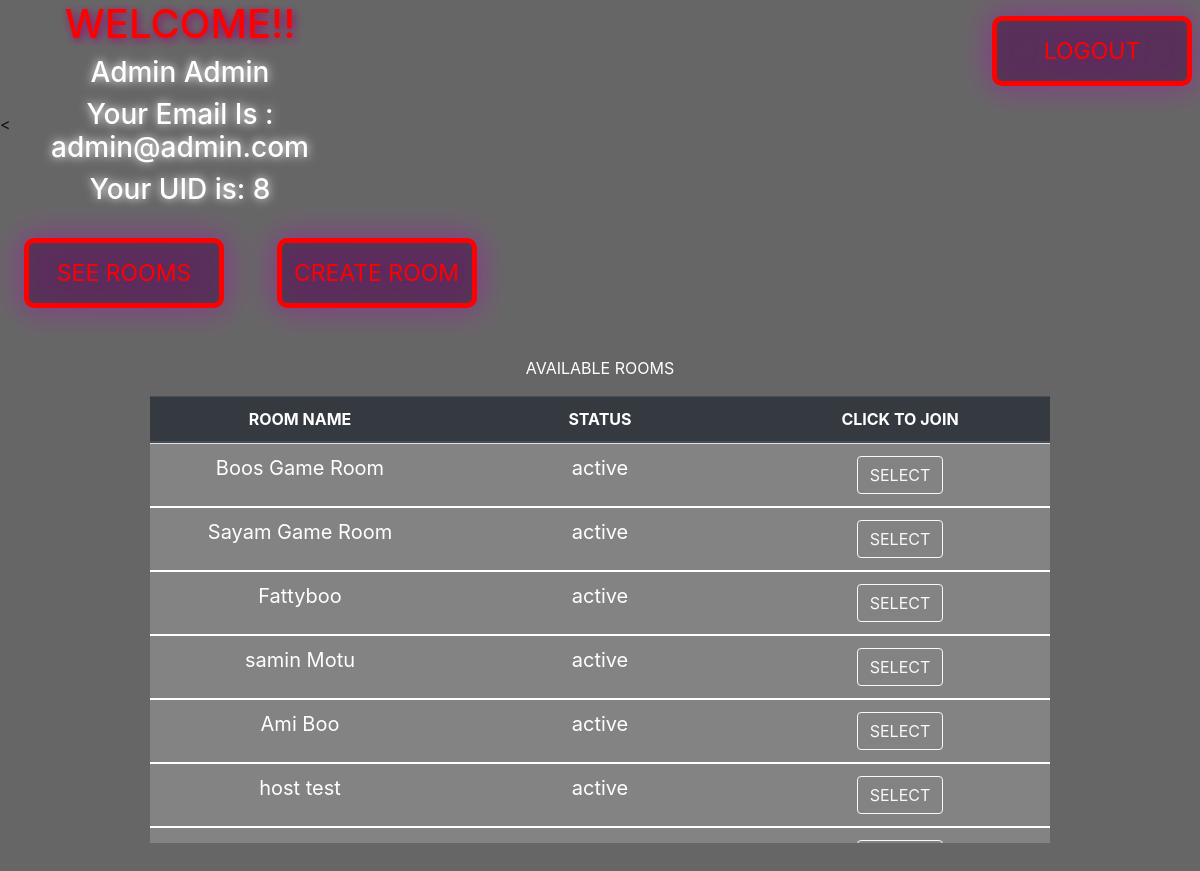
/userprofile.php (signed in), run on the app's committed database.
### tables this page shows
CREATE TABLE `room` (
  `r_id` int(100) NOT NULL,
  `host_uid` int(100) NOT NULL,
  `r_name` varchar(100) NOT NULL,
  `r_pass` varchar(100) NOT NULL,
  `r_status` varchar(100) NOT NULL
);

### userprofile.php (the view, shortened to what this page needs)
<?php
$fname= $_SESSION["fname"];
$lname =$_SESSION["lname"];
$email = $_SESSION["email"];
$uid = $_SESSION["uid"];
			try{
                $conn=new PDO("mysql:host=localhost;dbname=spyfalldb;",'root','');
                $conn->setAttribute(PDO::ATTR_ERRMODE, PDO::ERRMODE_EXCEPTION);
            }
            catch(PDOException $e){
                echo "<script>window.alert('connection error');</script>";
            }
?>
<!DOCTYPE html>
<html>
  <link href="user.css" rel="stylesheet">
  <link href="modal.css" rel="stylesheet">
  <link rel="stylesheet" type="text/css" href="https://stackpath.bootstrapcdn.com/bootstrap/4.3.1/css/bootstrap.min.css">
<body>
  <div class="container">
    <div class="outer">
    	<span id="left">
    		<h1> WELCOME!!  </h1>
  			<h3> <?php echo "$fname "."$lname" ; ?> </h3>
  			<h3>Your Email Is : <?php echo "$email" ; ?> </h3>
  			<h3>Your UID is: <?php echo "$uid" ; ?> </h3>
    	</span>
		<span id="right">
			<button onclick="location.href = 'logout.php';" class="button button2" >LOGOUT</button>
		</span>
    <div class="centre">
      <button onclick="showTable();" class="button button2" style="vertical-align:middle">SEE ROOMS</button>
      <button type="button" class="button button2" data-toggle="modal" data-target="#createRoomModal" style="vertical-align: middle;" >CREATE ROOM</button>
        <div id="roomTableShow" class="table-responsive" style="display: inline;">
          <div style="color: white; text-align: center;">
          	<br>
              <p>AVAILABLE ROOMS</p>
              <table class="table table-hover animate" style="width: 75%; margin: auto;	">
                <thead class="thead-dark" style="color: white; text-align: center;">
                  <tr>
                    <th width="25%">ROOM NAME</th>
                    <th width="25%">STATUS</th>
                    <th width="25%">CLICK TO JOIN</th>
                  </tr>
                </thead>
            </table>
            <div class="scrollTable">
            <table class="table table-hover animate" style="width: 75%; margin: auto; text-align: center;">
                <tbody class="table" style="color: white;">
                  <?php
                  $sql= "SELECT * FROM room";
                  $obj = $conn->query($sql);
                  if ($obj -> rowCount() == 0) {
                    ?>
                      <tr>
                        <td colspan="3" style="text-align: center;">NOTHING TO SHOW</td>
                      </tr>
                    <?php
                  }else
                  {
                    $table1 = $obj->fetchAll();
                    foreach ($table1 as $val) {
                      ?>
                      <tr style="border-bottom: 2px solid white; text-align:center; font-size: 20px; color: white;">
                        <td width="25%"><?php echo $val[2] ?></td>
                        <td width="25%"><?php echo $val[4] ?></td>
                        <td width="25%">
                          <input type="button" name="select" value="SELECT" class="btn btn-outline-light btg-lg" onclick="showRoomG(<?php echo $val[0]?>);">
                        </td>
                      </tr>
                      <?php
                    }
                  }
                  ?>
                </tbody>
              </table>
          	  </div>
          </div>
        </div>
 </div>
  </div>
</div>
<<?php $_SESSION["fname"] = $fname; ?>
</body>
</html>

### user.css (style rules this page uses)
body { margin: 0; padding:0; font-family: 'Exo', sans-serif6; position: absolute; left: 0; top: 0; width: 100%; height: 100%; animation: animatebg 16s ease-in-out infinite; background-size: cover; background-repeat: no-repeat; background-attachment: fixed; overflow: hidden; }
.outer { position: fixed; left: 0; top: 0; width: 100%; height: 100%; background: rgba(0,0,0,0.6); overflow: auto; }
.container { padding: 56px; }
h1 { color: red; filter: drop-shadow(2px 2px 5px #990073); }
h3 { color: white; filter: drop-shadow(0px 0px 5px white); }
#left { text-align: center; width:30%; display:inline-block; }
#right { margin-top: 3%; float: right; padding-top: 0%; margin: 1%; }
.button { border: none; color: white; text-align: center; text-decoration: none; display: inline-block; font-size: 23px; margin: 2%; transition-duration: 0.7s; cursor: pointer; }
.button2 { border-radius: 10px; background-color: transparent; color: red; border: 5px solid red; background-color: rgba(0,0,0,.3); width: 200px; height: 70px; filter: drop-shadow(0px 0px 15px #b300b3); }
.scrollTable { position: relative; height: 400px; overflow-y: scroll; }
.scrollTable { -ms-overflow-style: none; }
.table { background-color: rgba(255,255,255,.1); color: white; }

### modal.css (style rules this page uses)
body { margin: 0; padding:0; font-family: 'Exo', sans-serif6; position: absolute; left: 0; top: 0; width: 100%; height: 100%; animation: animatebg 16s ease-in-out infinite; background-size: cover; background-repeat: no-repeat; background-attachment: fixed; overflow: hidden; }
.animate { -webkit-animation: animatezoomIN 0.6s; animation: animatezoomIN 0.6s }

### data on the page
room: r_name "Boos Game Room", r_status "active"
room: r_name "Sayam Game Room", r_status "active"
room: r_name "Fattyboo", r_status "active"
room: r_name "samin Motu", r_status "active"
room: r_name "Ami Boo", r_status "active"
room: r_name "host test", r_status "active"

### other printed values
$fname "Admin"
$lname "Admin"
$email "admin@admin.com"
$uid "8"
